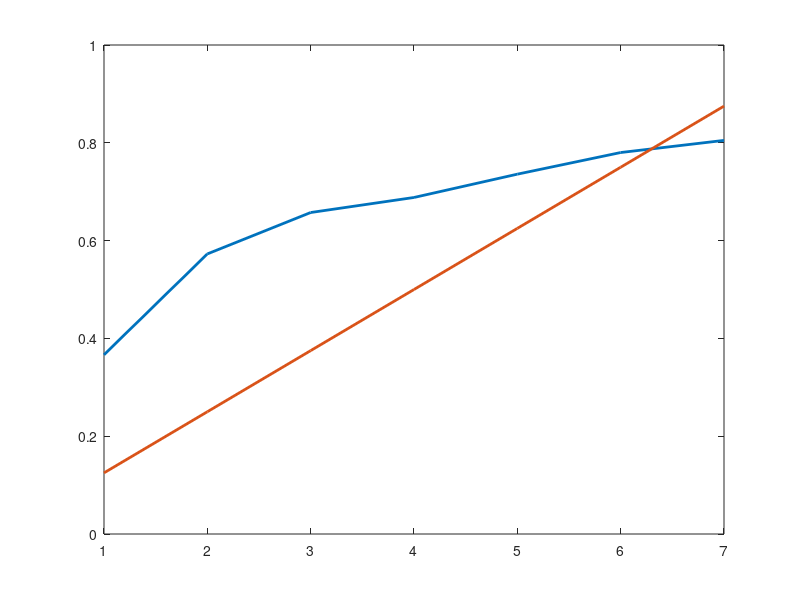

MATLAB code to generate this figure: (Note: this script raises an error after producing the figure.)
A = [0 0 1;
     0 1 0;
     0 1 1;
     1 0 0;
     1 0 1;
     1 1 0;
     1 1 1]

%% Series
H = (1:7)'/8;
b = H./(1-H)

R = A\b

y = A*R

figure(1);
clf
Hactual = y./(y+1);
plot(Hactual, 'LineWidth', 2)
hold on
plot(H, 'LineWidth', 2)

ax = gca;
xlabels = ax.XTickLabel;
xnums = cellfun(@str2num, (xlabels(:)));
xlabels_bin = cellstr(num2str(dec2bin(xnums)));
ax.XTickLabel = xlabels_bin;

set(ax, 'FontSize', 20);

xlabel('Button Combination', 'FontSize', 24)
ylabel('Voltage Divider Ratio', 'FontSize', 24)
grid on

%% Parallel
Ra = 1.5;
Vcc = 3.3;
Vmax = 1;
H = linspace(((Vmax)/Vcc)/8, (Vmax)/Vcc, 7)'
Req = Ra * (1./H -1)
Reqinv = 1./Req;

Rinv = A\Reqinv;

R = 1./Rinv

Hactual = Ra./(Ra + 1./(A*Rinv))

figure(2);
clf
plot(Hactual, 'LineWidth', 2)
hold on
plot(H, 'LineWidth', 2)

ax = gca;
xlabels = ax.XTickLabel;
xnums = cellfun(@str2num, (xlabels(:)));
xlabels_bin = cellstr(num2str(dec2bin(xnums)));
ax.XTickLabel = xlabels_bin;

set(ax, 'FontSize', 20);

xlabel('Button Combination', 'FontSize', 24)
ylabel('Voltage Divider Ratio', 'FontSize', 24)
grid on